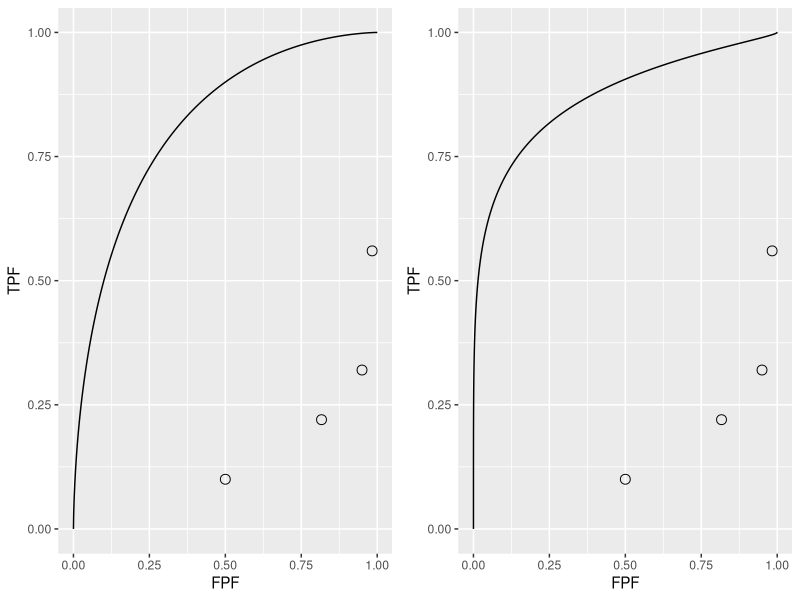

Reproduce this figure in R.
## ---- chunk 1
knitr::opts_chunk$set(
  collapse = TRUE,
  comment = "#>"
)
library(kableExtra)
library(ggplot2)
library(gridExtra)
## ---- chunk 2
plotROC <- function (mu, sigma, FPF, TPF)
{
  zeta <- seq(- mu - 2,+ mu + 2,0.01)
  fpf <- array(dim = length(zeta))
  tpf <- array(dim = length(zeta))
  for (i in 1:length(zeta)) {
    fpf[i] <- pnorm(-zeta[i])
    tpf[i] <- pnorm((mu -zeta[i])/sigma) 
  }
  curveData <- data.frame(FPF = c(1, fpf, 0), TPF = c(1, tpf, 0))
  pointsData <- data.frame(FPF = FPF, TPF = TPF)
  rocPlot <- ggplot(mapping = aes(x = FPF, y = TPF)) + geom_line(data = curveData) + geom_point(data = pointsData, shape = 1, size = 3)
  return(rocPlot)
}
## ---- chunk 3
Ktr = array(dim = c(2,5))
Ktr[1,]  <- rev(c(30,19,8,2,1)) # Table 4.2.1
Ktr[2,]  <- rev(c(5,6,5,12,22))
df <- as.data.frame(Ktr)
colnames(df) <- c("$r = 5$","$r = 4$","$r = 3$","$r = 2$","$r = 1$")
rownames(df) <- c("non-diseased","diseased")
knitr::kable(df, caption = "Representative counts table.", escape = FALSE)
## ---- chunk 4
options(digits=4)
R <- length(Ktr[1,]) -1 # number of op points; 4
OpPts <- array(0,dim = c(2,R+1))
for (r in 1:(R+1)) {
  OpPts[1,r] <- sum(Ktr[1, 1:r])/sum(Ktr[1,])
  OpPts[2,r] <- sum(Ktr[2, 1:r])/sum(Ktr[2,])    
}
#OpPts[,R+1] <- 1
df <- as.data.frame(OpPts)
colnames(df) <- c("$r\\geq 5$","$r\\geq 4$","$r\\geq 3$","$r\\geq 2$","$r\\geq 1$")
rownames(df) <- c("FPF","TPF")
knitr::kable(df, caption = "Computation of operating points from cell counts.", escape = FALSE)
## ---- chunk 5
options(digits = 3)
FPF <- array(0,dim = R)
TPF <- array(0,dim = R)
for (r in (R+1):2) {
  FPF[(R+2)-r] <- sum(Ktr[1, r:(R+1)])/sum(Ktr[1,])
  TPF[(R+2)-r] <- sum(Ktr[2, r:(R+1)])/sum(Ktr[2,])    
}
df <- data.frame(FPF = FPF, TPF = TPF)
df <- t(df)
print(df)
mu <- qnorm(.5)+qnorm(.9);sigma <- 1
Az <- pnorm(mu/sqrt(2))
cat("uppermost point based estimate of mu = ", mu, "\n")
cat("corresponding estimate of Az = ", Az, "\n")
## ---- chunk 6
# equal variance fit to uppermost operating point
p1 <- plotROC (mu, sigma, FPF, TPF)
# the following values are from unequal-variance model fitting
# to be discussed later
mu <- 2.17;sigma <- 1.65
# this formula to be discussed later
Az <- pnorm(mu/sqrt(1+sigma^2))
cat("binormal unequal variance model estimate of Az = ", Az, "\n")
# unequal variance fit to all operating points
p2 <- plotROC (mu, sigma, FPF, TPF)
## ---- chunk 7
grid.arrange(p1,p2,ncol=2)
## ---- chunk 8
qnorm(1-0.5)
mu-qnorm(0.9)
